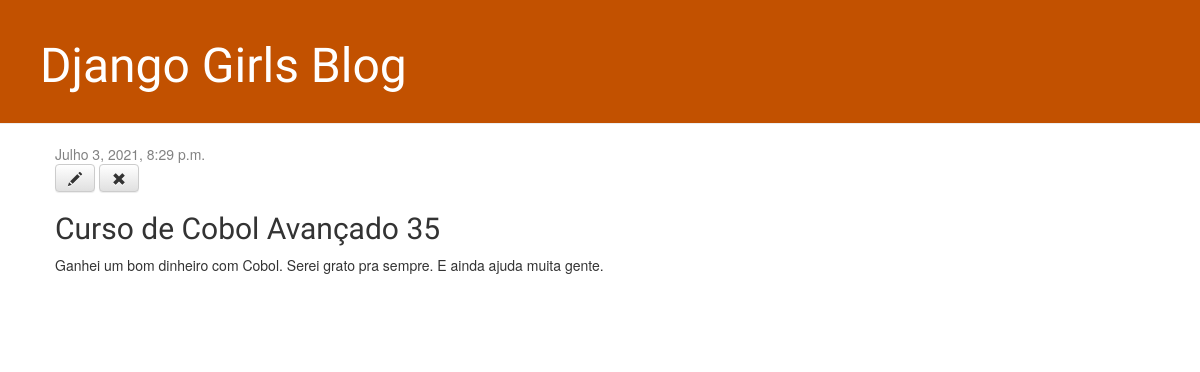
The page /post/8/ on the database its author committed.
### blog/models.py (models this page shows, shortened)
class Post(models.Model):
    author = models.ForeignKey(settings.AUTH_USER_MODEL, on_delete=models.CASCADE)
    title = models.CharField(max_length=200)
    text = models.TextField()
    created_date = models.DateTimeField(default=timezone.now)
    published_date = models.DateTimeField(blank=True, null=True)

### blog/views.py (the view)
# urls.py: path('post/<int:pk>/', views.post_detail, name='post_detail'),
def post_detail(request, pk):
    post = get_object_or_404(Post, pk=pk)
    return render(request, 'blog/post_detail.html', {'post': post})

### blog/templates/blog/post_detail.html
{% extends 'blog/base.html' %}
{% block content %}
<div class="post">
    {% if post.published_date %}
        <div class="date">
            {{ post.published_date }}
        </div>
    {% else %}
    <a class="btn btn-default" href="{% url 'post_publish' pk=post.pk %}">Publish</a>
    {% endif %}
    <a class="btn btn-default" href="{% url 'post_edit' pk=post.pk %}"><span class="glyphicon glyphicon-pencil"></span></a>
    <a class="btn btn-default" href="{% url 'post_remove' pk=post.pk %}"><span class="glyphicon glyphicon-remove"></span></a>
    <h2>{{ post.title }}</h2>
    <p>{{ post.text|linebreaksbr }}</p>
</div>
{% endblock %}

### blog/static/css/blog.css (style rules this page uses)
h1, h2, h3, h4 { font-family: 'Lobster', cursive; }
.date { color: #828282; }
.post { margin-bottom: 70px; }

### rows shown on the page
Post: published_date "Julho 3, 2021, 8:29 p.m.", title "Curso de Cobol Avançado 35", text "Ganhei um bom dinheiro com Cobol. Serei grato pra sempre. E ainda ajuda muita gente."
